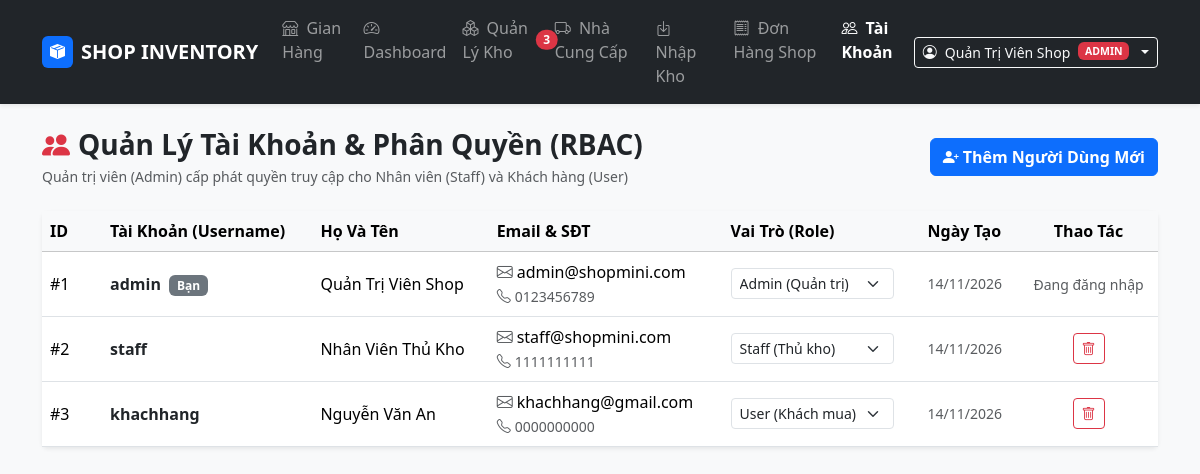
/users.php (signed in), run on the app's committed database.
### tables this page shows
CREATE TABLE users (
    id INT AUTO_INCREMENT PRIMARY KEY,
    username VARCHAR(50) NOT NULL UNIQUE,
    password VARCHAR(255) NOT NULL,
    fullname VARCHAR(100) NOT NULL,
    email VARCHAR(100) NOT NULL UNIQUE,
    phone VARCHAR(20) DEFAULT NULL,
    role ENUM('admin', 'staff', 'user') DEFAULT 'user',
    created_at TIMESTAMP DEFAULT CURRENT_TIMESTAMP
);

### db.php (called while the page is built, shortened)
<?php
function e($str) {
    return htmlspecialchars((string)($str ?? ''), ENT_QUOTES, 'UTF-8');
}
?>

### users.php (the view, shortened to what this page needs)
<?php
require_once 'db.php';
$users_list = $pdo->query("SELECT * FROM users ORDER BY id ASC")->fetchAll();
?>
<!DOCTYPE html>
<html lang="vi">
<head>
    <link href="https://cdn.jsdelivr.net/npm/bootstrap@5.3.3/dist/css/bootstrap.min.css" rel="stylesheet">
    <link href="https://cdn.jsdelivr.net/npm/bootstrap-icons@1.11.3/font/bootstrap-icons.min.css" rel="stylesheet">
</head>
<body class="bg-light">
<?php include 'navbar.php'; ?>
<div class="container py-4">
    <div class="d-flex flex-wrap justify-content-between align-items-center mb-4">
        <div>
            <h3 class="fw-bold text-dark mb-1"><i class="bi bi-people-fill text-danger me-2"></i>Quản Lý Tài Khoản & Phân Quyền (RBAC)</h3>
            <p class="text-muted small mb-0">Quản trị viên (Admin) cấp phát quyền truy cập cho Nhân viên (Staff) và Khách hàng (User)</p>
        </div>
        <div>
            <button class="btn btn-primary fw-bold" data-bs-toggle="modal" data-bs-target="#addUserModal">
                <i class="bi bi-person-plus-fill me-1"></i>Thêm Người Dùng Mới
            </button>
        </div>
    </div>
    <div class="card shadow-sm border-0">
        <div class="table-responsive">
            <table class="table table-hover align-middle mb-0">
                <thead class="table-light">
                    <tr>
                        <th style="width: 60px;">ID</th>
                        <th>Tài Khoản (Username)</th>
                        <th>Họ Và Tên</th>
                        <th>Email & SĐT</th>
                        <th>Vai Trò (Role)</th>
                        <th>Ngày Tạo</th>
                        <th class="text-center">Thao Tác</th>
                    </tr>
                </thead>
                <tbody>
                    <?php foreach ($users_list as $u): ?>
                        <tr>
                            <td>#<?= $u['id'] ?></td>
                            <td>
                                <strong class="text-dark"><?= e($u['username']) ?></strong>
                                <?php if ($u['id'] === (int)$_SESSION['user_id']): ?>
                                    <span class="badge bg-secondary ms-1">Bạn</span>
                                <?php endif; ?>
                            </td>
                            <td><?= e($u['fullname']) ?></td>
                            <td>
                                <div><i class="bi bi-envelope text-muted me-1"></i><?= e($u['email']) ?></div>
                                <small class="text-muted"><i class="bi bi-telephone text-muted me-1"></i><?= e($u['phone'] ?: 'N/A') ?></small>
                            </td>
                            <td>
                                <form method="POST" action="users.php" class="d-flex align-items-center gap-1">
                                    <select name="role" class="form-select form-select-sm w-auto" onchange="this.form.submit()">
                                        <option value="admin" <?= $u['role'] === 'admin' ? 'selected' : '' ?>>Admin (Quản trị)</option>
                                        <option value="staff" <?= $u['role'] === 'staff' ? 'selected' : '' ?>>Staff (Thủ kho)</option>
                                        <option value="user" <?= $u['role'] === 'user' ? 'selected' : '' ?>>User (Khách mua)</option>
                                    </select>
                                </form>
                            </td>
                            <td class="small text-muted"><?= date('d/m/Y', strtotime($u['created_at'])) ?></td>
                            <td class="text-center">
                                <?php if ($u['id'] !== (int)$_SESSION['user_id']): ?>
                                    <a href="users.php?delete_id=<?= $u['id'] ?>" class="btn btn-sm btn-outline-danger" onclick="return confirm('Bạn có chắc chắn muốn xóa tài khoản này?')" title="Xóa tài khoản">
                                        <i class="bi bi-trash"></i>
                                    </a>
                                <?php else: ?>
                                    <span class="text-muted small">Đang đăng nhập</span>
                                <?php endif; ?>
                            </td>
                        </tr>
                    <?php endforeach; ?>
                </tbody>
            </table>
        </div>
    </div>
</div>
</body>
</html>

### data on the page
users: id "1", username "admin", shows "Bạn", fullname "Quản Trị Viên Shop", email "admin@shopmini.com", phone "0123456789", role "Admin (Quản trị)", created_at "14/11/2026", shows "Đang đăng nhập"
users: id "2", username "staff", fullname "Nhân Viên Thủ Kho", email "staff@shopmini.com", phone "1111111111", role "Staff (Thủ kho)", created_at "14/11/2026"
users: id "3", username "khachhang", fullname "Nguyễn Văn An", email "khachhang@gmail.com", phone "0000000000", role "User (Khách mua)", created_at "14/11/2026"

### other printed values
$nav_low_stock "3"
$_SESSION['fullname'] "Quản Trị Viên Shop"
$_SESSION['role'] "ADMIN"
